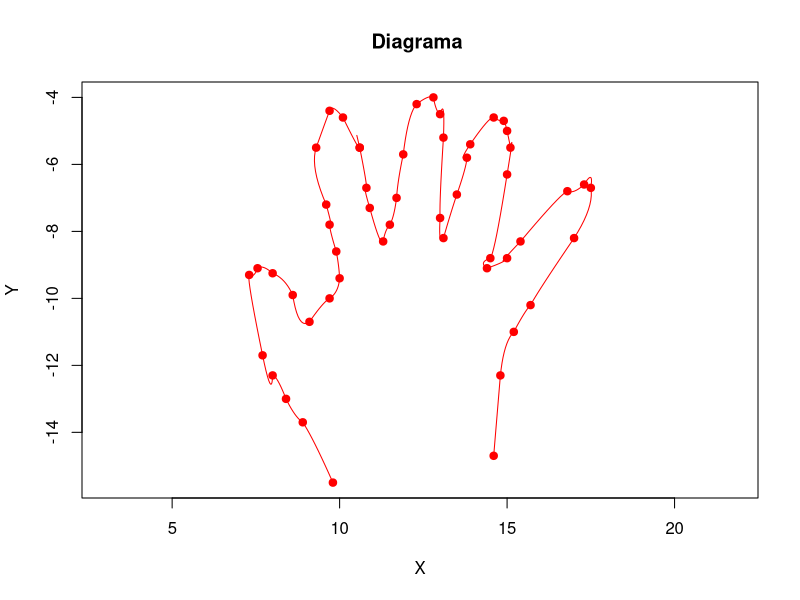

Recreate this plot in R.

x=c(14.6, 14.8, 15.2, 15.7, 17.0,  17.5, 17.3, 16.8, 15.4, 15.0, 14.4, 14.5, 15.0, 15.1, 15.0, 14.9, 14.6, 13.9, 13.8, 13.5, 13.1, 13.0, 13.1, 13.0, 12.8, 12.3, 11.9, 11.7, 11.5, 11.3, 10.9, 10.8, 10.6, 10.6, 10.1, 9.7, 9.3, 9.6, 9.7, 9.9, 10.0, 9.7, 9.10, 8.60, 8.0, 7.55, 7.3, 7.70, 8.00,  8.40, 8.90,  9.80)                                                                                                       
y=c(14.7, 12.3, 11.0, 10.2, 8.20,  6.70, 6.60, 6.80, 8.30, 8.80, 9.10, 8.80, 6.30, 5.50, 5.00, 4.70, 4.60, 5.40, 5.80, 6.90, 8.20, 7.60, 5.2, 4.50, 4, 4.2, 5.70, 7.00, 7.80, 8.30, 7.30, 6.70, 5.50, 5.50, 4.60, 4.4, 5.5, 7.2, 7.8, 8.60, 9.40, 10.0, 10.7, 9.9, 9.25, 9.1, 9.3, 11.7, 12.3,  13.0, 13.7,  15.5)     


plot(x,-y, pch=19, cex=1, col = "red", asp=1,xlab="X", ylab="Y", main="Diagrama ")

Interpolacion <- function(x,y) {
  
  a = rep(y)
  n = length(x)
  
  h <- (c(x,0) - c(0,x))[2:n]
  alph <- (3/c(1,h,1,1)*(c(a,1,1) - c(1,a,1)) - 3/c(1,1,h,1)*(c(1,a,1)-c(1,1,a)))[3:n]
  
  A <- c(1,rep(0,times=n-1))
  for (i in 1:(n-2)) {
    A <- rbind(A,c( rep(0,times=i-1) , c(h[i],2*(h[i]+h[i+1]),h[i+1]) , rep(0,times=n-i-2) ) )
  }
  
  A <- rbind(A,c(rep(0,times=n-1),1))
  b <- c(0,alph,0)
  c <- solve(A, b)
  
  b <- ((c(a,0) - c(0,a))/c(1,h,1) - c(1,h,1)/3*(c(c,0) + 2*c(0,c)))[2:n]
  d <- ((c(c,0) - c(0,c))/(3*c(1,h,1)))[2:n]
  ans = rbind(a[1:n-1],b,c[1:n-1],d)
}

draw <- function(x,y) {
  t = 1:length(x)
  sx = Interpolacion(t,x)
  sy = Interpolacion(t,y)
  
  for (i in 1:(length(t)-1)) {
    dat<- data.frame(t=seq(t[i],t[i+1], by=0.1) )
    fx <- function(x) (sx[1,i] + sx[2,i]*(x-t[i]) + sx[3,i]*(x-t[i])^2 + sx[4,i]*(x-t[i]))
    fy <- function(x) (sy[1,i] + sy[2,i]*(x-t[i]) + sy[3,i]*(x-t[i])^2 + sy[4,i]*(x-t[i]))
    
    dat$y=fy(dat$t)
    dat$x=fx(dat$t)
    points(dat$x,dat$y,type='l', col='red')
  }
}
draw(x,-y)
